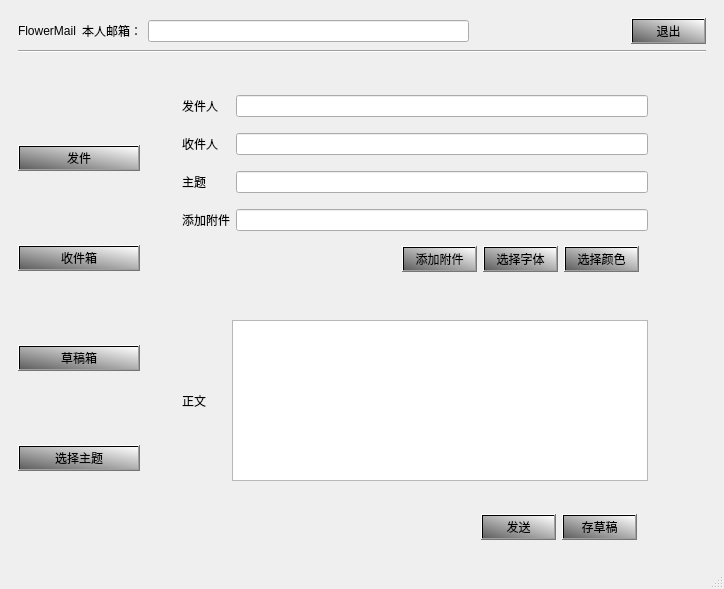
<?xml version="1.0" encoding="UTF-8"?>
<ui version="4.0">
 <class>SendMailPro</class>
 <widget class="QMainWindow" name="SendMailPro">
  <property name="windowModality">
   <enum>Qt::ApplicationModal</enum>
  </property>
  <property name="geometry">
   <rect>
    <x>0</x>
    <y>0</y>
    <width>724</width>
    <height>589</height>
   </rect>
  </property>
  <property name="windowTitle">
   <string>MainWindow</string>
  </property>
  <widget class="QWidget" name="centralwidget">
   <layout class="QGridLayout" name="gridLayout_4">
    <item row="1" column="0">
     <widget class="QWidget" name="widget_2" native="true">
      <property name="sizePolicy">
       <sizepolicy hsizetype="Fixed" vsizetype="Expanding">
        <horstretch>50</horstretch>
        <verstretch>50</verstretch>
       </sizepolicy>
      </property>
      <property name="minimumSize">
       <size>
        <width>140</width>
        <height>50</height>
       </size>
      </property>
      <layout class="QVBoxLayout" name="verticalLayout_2">
       <item>
        <widget class="QPushButton" name="sendButton">
         <property name="styleSheet">
          <string notr="true">background-color: qlineargradient(spread:reflect, x1:0, y1:1, x2:1, y2:0, stop:0 rgba(95, 95, 95, 255), stop:1 rgba(255, 255, 255, 255));
font: 12pt &quot;Arial&quot;;


</string>
         </property>
         <property name="text">
          <string>发件</string>
         </property>
        </widget>
       </item>
       <item>
        <widget class="QPushButton" name="getButton">
         <property name="styleSheet">
          <string notr="true">background-color: qlineargradient(spread:reflect, x1:0, y1:1, x2:1, y2:0, stop:0 rgba(95, 95, 95, 255), stop:1 rgba(255, 255, 255, 255));
font: 12pt &quot;Arial&quot;;


</string>
         </property>
         <property name="text">
          <string>收件箱</string>
         </property>
        </widget>
       </item>
       <item>
        <widget class="QPushButton" name="sketchButton">
         <property name="styleSheet">
          <string notr="true">background-color: qlineargradient(spread:reflect, x1:0, y1:1, x2:1, y2:0, stop:0 rgba(95, 95, 95, 255), stop:1 rgba(255, 255, 255, 255));
font: 12pt &quot;Arial&quot;;

</string>
         </property>
         <property name="text">
          <string>草稿箱</string>
         </property>
        </widget>
       </item>
       <item>
        <widget class="QPushButton" name="pushButton">
         <property name="styleSheet">
          <string notr="true">background-color: qlineargradient(spread:reflect, x1:0, y1:1, x2:1, y2:0, stop:0 rgba(95, 95, 95, 255), stop:1 rgba(255, 255, 255, 255));
font: 12pt &quot;Arial&quot;;

</string>
         </property>
         <property name="text">
          <string>选择主题</string>
         </property>
        </widget>
       </item>
      </layout>
     </widget>
    </item>
    <item row="0" column="0" colspan="3">
     <widget class="QWidget" name="widget_7" native="true">
      <property name="sizePolicy">
       <sizepolicy hsizetype="Expanding" vsizetype="Preferred">
        <horstretch>0</horstretch>
        <verstretch>0</verstretch>
       </sizepolicy>
      </property>
      <layout class="QGridLayout" name="gridLayout_9">
       <item row="0" column="4">
        <widget class="QPushButton" name="exitButton">
         <property name="styleSheet">
          <string notr="true">background-color: qlineargradient(spread:reflect, x1:0, y1:1, x2:1, y2:0, stop:0 rgba(95, 95, 95, 255), stop:1 rgba(255, 255, 255, 255));
font: 11pt &quot;Arial&quot;;

</string>
         </property>
         <property name="text">
          <string>退出</string>
         </property>
        </widget>
       </item>
       <item row="0" column="2">
        <widget class="QLineEdit" name="psendEdit"/>
       </item>
       <item row="0" column="0">
        <widget class="QLabel" name="label_8">
         <property name="styleSheet">
          <string notr="true">font: 14pt &quot;Arial&quot;;</string>
         </property>
         <property name="text">
          <string>FlowerMail</string>
         </property>
        </widget>
       </item>
       <item row="1" column="0" colspan="5">
        <widget class="Line" name="line">
         <property name="orientation">
          <enum>Qt::Horizontal</enum>
         </property>
        </widget>
       </item>
       <item row="0" column="1">
        <widget class="QLabel" name="label_6">
         <property name="styleSheet">
          <string notr="true">font: 12pt &quot;Arial&quot;;</string>
         </property>
         <property name="text">
          <string>本人邮箱：</string>
         </property>
        </widget>
       </item>
       <item row="0" column="3">
        <spacer name="horizontalSpacer_9">
         <property name="orientation">
          <enum>Qt::Horizontal</enum>
         </property>
         <property name="sizeType">
          <enum>QSizePolicy::Fixed</enum>
         </property>
         <property name="sizeHint" stdset="0">
          <size>
           <width>150</width>
           <height>20</height>
          </size>
         </property>
        </spacer>
       </item>
      </layout>
     </widget>
    </item>
    <item row="1" column="1" rowspan="2" colspan="2">
     <widget class="QStackedWidget" name="stackedWidget">
      <property name="sizePolicy">
       <sizepolicy hsizetype="Expanding" vsizetype="Expanding">
        <horstretch>0</horstretch>
        <verstretch>0</verstretch>
       </sizepolicy>
      </property>
      <property name="currentIndex">
       <number>0</number>
      </property>
      <widget class="QWidget" name="page">
       <layout class="QVBoxLayout" name="verticalLayout">
        <item>
         <widget class="QWidget" name="widget_6" native="true">
          <layout class="QGridLayout" name="gridLayout_3">
           <item row="1" column="0">
            <spacer name="verticalSpacer_4">
             <property name="orientation">
              <enum>Qt::Vertical</enum>
             </property>
             <property name="sizeType">
              <enum>QSizePolicy::Fixed</enum>
             </property>
             <property name="sizeHint" stdset="0">
              <size>
               <width>20</width>
               <height>15</height>
              </size>
             </property>
            </spacer>
           </item>
           <item row="0" column="1" rowspan="3">
            <spacer name="horizontalSpacer">
             <property name="orientation">
              <enum>Qt::Horizontal</enum>
             </property>
             <property name="sizeType">
              <enum>QSizePolicy::Fixed</enum>
             </property>
             <property name="sizeHint" stdset="0">
              <size>
               <width>40</width>
               <height>29</height>
              </size>
             </property>
            </spacer>
           </item>
           <item row="0" column="0">
            <widget class="QWidget" name="widget" native="true">
             <layout class="QGridLayout" name="gridLayout">
              <item row="0" column="0">
               <widget class="QLabel" name="label">
                <property name="styleSheet">
                 <string notr="true">font: 11pt &quot;Arial&quot;;
</string>
                </property>
                <property name="text">
                 <string>发件人 </string>
                </property>
               </widget>
              </item>
              <item row="0" column="1">
               <widget class="QLineEdit" name="sendEmail"/>
              </item>
              <item row="1" column="1">
               <spacer name="verticalSpacer">
                <property name="orientation">
                 <enum>Qt::Vertical</enum>
                </property>
                <property name="sizeType">
                 <enum>QSizePolicy::Fixed</enum>
                </property>
                <property name="sizeHint" stdset="0">
                 <size>
                  <width>20</width>
                  <height>10</height>
                 </size>
                </property>
               </spacer>
              </item>
              <item row="2" column="0">
               <widget class="QLabel" name="label_2">
                <property name="styleSheet">
                 <string notr="true">font: 11pt &quot;Arial&quot;;
</string>
                </property>
                <property name="text">
                 <string>收件人</string>
                </property>
               </widget>
              </item>
              <item row="2" column="1">
               <widget class="QLineEdit" name="receiveEmail"/>
              </item>
              <item row="3" column="1">
               <spacer name="verticalSpacer_2">
                <property name="orientation">
                 <enum>Qt::Vertical</enum>
                </property>
                <property name="sizeType">
                 <enum>QSizePolicy::Fixed</enum>
                </property>
                <property name="sizeHint" stdset="0">
                 <size>
                  <width>20</width>
                  <height>10</height>
                 </size>
                </property>
               </spacer>
              </item>
              <item row="4" column="0">
               <widget class="QLabel" name="label_3">
                <property name="styleSheet">
                 <string notr="true">font: 11pt &quot;Arial&quot;;
</string>
                </property>
                <property name="text">
                 <string>主题</string>
                </property>
               </widget>
              </item>
              <item row="4" column="1">
               <widget class="QLineEdit" name="Subject"/>
              </item>
              <item row="5" column="1">
               <spacer name="verticalSpacer_3">
                <property name="orientation">
                 <enum>Qt::Vertical</enum>
                </property>
                <property name="sizeType">
                 <enum>QSizePolicy::Fixed</enum>
                </property>
                <property name="sizeHint" stdset="0">
                 <size>
                  <width>20</width>
                  <height>10</height>
                 </size>
                </property>
               </spacer>
              </item>
              <item row="6" column="0">
               <widget class="QLabel" name="label_5">
                <property name="styleSheet">
                 <string notr="true">font: 11pt &quot;Arial&quot;;
</string>
                </property>
                <property name="text">
                 <string>添加附件</string>
                </property>
               </widget>
              </item>
              <item row="6" column="1">
               <widget class="QLineEdit" name="addAttachment"/>
              </item>
              <item row="7" column="0">
               <widget class="QWidget" name="widget_11" native="true"/>
              </item>
              <item row="7" column="1">
               <widget class="QWidget" name="widget_12" native="true">
                <layout class="QHBoxLayout" name="horizontalLayout_4">
                 <item>
                  <spacer name="horizontalSpacer_7">
                   <property name="orientation">
                    <enum>Qt::Horizontal</enum>
                   </property>
                   <property name="sizeHint" stdset="0">
                    <size>
                     <width>40</width>
                     <height>20</height>
                    </size>
                   </property>
                  </spacer>
                 </item>
                 <item>
                  <widget class="QPushButton" name="choosesizeButton_2">
                   <property name="styleSheet">
                    <string notr="true">background-color: qlineargradient(spread:reflect, x1:0, y1:1, x2:1, y2:0, stop:0 rgba(95, 95, 95, 255), stop:1 rgba(255, 255, 255, 255));
font: 11pt &quot;Arial&quot;;</string>
                   </property>
                   <property name="text">
                    <string>添加附件</string>
                   </property>
                  </widget>
                 </item>
                 <item>
                  <widget class="QPushButton" name="choosesizeButton">
                   <property name="styleSheet">
                    <string notr="true">background-color: qlineargradient(spread:reflect, x1:0, y1:1, x2:1, y2:0, stop:0 rgba(95, 95, 95, 255), stop:1 rgba(255, 255, 255, 255));
font: 11pt &quot;Arial&quot;;</string>
                   </property>
                   <property name="text">
                    <string>选择字体</string>
                   </property>
                  </widget>
                 </item>
                 <item>
                  <widget class="QPushButton" name="choosecolorButton">
                   <property name="styleSheet">
                    <string notr="true">background-color: qlineargradient(spread:reflect, x1:0, y1:1, x2:1, y2:0, stop:0 rgba(95, 95, 95, 255), stop:1 rgba(255, 255, 255, 255));
font: 11pt &quot;Arial&quot;;</string>
                   </property>
                   <property name="text">
                    <string>选择颜色</string>
                   </property>
                  </widget>
                 </item>
                </layout>
               </widget>
              </item>
             </layout>
            </widget>
           </item>
           <item row="2" column="0">
            <widget class="QWidget" name="widget_4" native="true">
             <layout class="QGridLayout" name="gridLayout_2">
              <item row="0" column="0">
               <widget class="QLabel" name="label_4">
                <property name="styleSheet">
                 <string notr="true">font: 12pt &quot;Arial&quot;;
</string>
                </property>
                <property name="text">
                 <string>正文      </string>
                </property>
               </widget>
              </item>
              <item row="0" column="1">
               <widget class="QTextEdit" name="textEdit"/>
              </item>
             </layout>
            </widget>
           </item>
          </layout>
         </widget>
        </item>
        <item>
         <widget class="QWidget" name="widget_10" native="true">
          <layout class="QHBoxLayout" name="horizontalLayout">
           <item>
            <spacer name="horizontalSpacer_2">
             <property name="orientation">
              <enum>Qt::Horizontal</enum>
             </property>
             <property name="sizeHint" stdset="0">
              <size>
               <width>40</width>
               <height>20</height>
              </size>
             </property>
            </spacer>
           </item>
           <item>
            <widget class="QPushButton" name="sendButton2">
             <property name="styleSheet">
              <string notr="true">background-color: qlineargradient(spread:reflect, x1:0, y1:1, x2:1, y2:0, stop:0 rgba(95, 95, 95, 255), stop:1 rgba(255, 255, 255, 255));
font: 11pt &quot;Arial&quot;;

</string>
             </property>
             <property name="text">
              <string>发送</string>
             </property>
            </widget>
           </item>
           <item>
            <widget class="QPushButton" name="savesketchButton">
             <property name="styleSheet">
              <string notr="true">background-color: qlineargradient(spread:reflect, x1:0, y1:1, x2:1, y2:0, stop:0 rgba(95, 95, 95, 255), stop:1 rgba(255, 255, 255, 255));
font: 11pt &quot;Arial&quot;;

</string>
             </property>
             <property name="text">
              <string>存草稿</string>
             </property>
            </widget>
           </item>
           <item>
            <spacer name="horizontalSpacer_3">
             <property name="orientation">
              <enum>Qt::Horizontal</enum>
             </property>
             <property name="sizeType">
              <enum>QSizePolicy::Fixed</enum>
             </property>
             <property name="sizeHint" stdset="0">
              <size>
               <width>60</width>
               <height>20</height>
              </size>
             </property>
            </spacer>
           </item>
          </layout>
         </widget>
        </item>
       </layout>
      </widget>
      <widget class="QWidget" name="page_3">
       <layout class="QGridLayout" name="gridLayout_8">
        <item row="0" column="0">
         <widget class="QWidget" name="widget_9" native="true">
          <layout class="QHBoxLayout" name="horizontalLayout_3">
           <item>
            <widget class="QPushButton" name="updateButton">
             <property name="styleSheet">
              <string notr="true">background-color: qlineargradient(spread:reflect, x1:0, y1:1, x2:1, y2:0, stop:0 rgba(95, 95, 95, 255), stop:1 rgba(255, 255, 255, 255));
font: 11pt &quot;Arial&quot;;</string>
             </property>
             <property name="text">
              <string>刷新</string>
             </property>
            </widget>
           </item>
           <item>
            <widget class="QPushButton" name="replyButton">
             <property name="styleSheet">
              <string notr="true">background-color: qlineargradient(spread:reflect, x1:0, y1:1, x2:1, y2:0, stop:0 rgba(95, 95, 95, 255), stop:1 rgba(255, 255, 255, 255));
font: 11pt &quot;Arial&quot;;</string>
             </property>
             <property name="text">
              <string>回复</string>
             </property>
            </widget>
           </item>
           <item>
            <widget class="QPushButton" name="transButton">
             <property name="styleSheet">
              <string notr="true">background-color: qlineargradient(spread:reflect, x1:0, y1:1, x2:1, y2:0, stop:0 rgba(95, 95, 95, 255), stop:1 rgba(255, 255, 255, 255));
font: 11pt &quot;Arial&quot;;</string>
             </property>
             <property name="text">
              <string>转发</string>
             </property>
            </widget>
           </item>
           <item>
            <widget class="QPushButton" name="deleteButton">
             <property name="styleSheet">
              <string notr="true">background-color: qlineargradient(spread:reflect, x1:0, y1:1, x2:1, y2:0, stop:0 rgba(95, 95, 95, 255), stop:1 rgba(255, 255, 255, 255));
font: 11pt &quot;Arial&quot;;</string>
             </property>
             <property name="text">
              <string>删除</string>
             </property>
            </widget>
           </item>
          </layout>
         </widget>
        </item>
        <item row="2" column="0">
         <widget class="QWidget" name="widget_8" native="true">
          <layout class="QVBoxLayout" name="verticalLayout_4">
           <item>
            <widget class="QTableWidget" name="tableInfo"/>
           </item>
          </layout>
         </widget>
        </item>
        <item row="1" column="0">
         <widget class="QWidget" name="widget_13" native="true">
          <layout class="QHBoxLayout" name="horizontalLayout_5">
           <item>
            <spacer name="horizontalSpacer_8">
             <property name="orientation">
              <enum>Qt::Horizontal</enum>
             </property>
             <property name="sizeHint" stdset="0">
              <size>
               <width>40</width>
               <height>20</height>
              </size>
             </property>
            </spacer>
           </item>
           <item>
            <widget class="QLineEdit" name="keywordEdit"/>
           </item>
           <item>
            <widget class="QPushButton" name="searchButton">
             <property name="styleSheet">
              <string notr="true">background-color: qlineargradient(spread:reflect, x1:0, y1:1, x2:1, y2:0, stop:0 rgba(95, 95, 95, 255), stop:1 rgba(255, 255, 255, 255));
font: 11pt &quot;Arial&quot;;</string>
             </property>
             <property name="text">
              <string>查找</string>
             </property>
            </widget>
           </item>
          </layout>
         </widget>
        </item>
       </layout>
      </widget>
      <widget class="QWidget" name="page_4">
       <layout class="QGridLayout" name="gridLayout_7">
        <item row="0" column="0">
         <widget class="QWidget" name="widget_5" native="true">
          <layout class="QHBoxLayout" name="horizontalLayout_2">
           <item>
            <widget class="QLineEdit" name="pathEdit"/>
           </item>
           <item>
            <widget class="QPushButton" name="selectSketch">
             <property name="styleSheet">
              <string notr="true">background-color: qlineargradient(spread:reflect, x1:0, y1:1, x2:1, y2:0, stop:0 rgba(95, 95, 95, 255), stop:1 rgba(255, 255, 255, 255));
font: 11pt &quot;Arial&quot;;</string>
             </property>
             <property name="text">
              <string>选择文件</string>
             </property>
            </widget>
           </item>
           <item>
            <widget class="QPushButton" name="saveSketch_2">
             <property name="styleSheet">
              <string notr="true">background-color: qlineargradient(spread:reflect, x1:0, y1:1, x2:1, y2:0, stop:0 rgba(95, 95, 95, 255), stop:1 rgba(255, 255, 255, 255));
font: 11pt &quot;Arial&quot;;</string>
             </property>
             <property name="text">
              <string>保存文件</string>
             </property>
            </widget>
           </item>
          </layout>
         </widget>
        </item>
        <item row="1" column="0">
         <widget class="QPlainTextEdit" name="sketchEdit"/>
        </item>
       </layout>
      </widget>
      <widget class="QWidget" name="page_2">
       <layout class="QGridLayout" name="gridLayout_6">
        <item row="0" column="2">
         <spacer name="horizontalSpacer_5">
          <property name="orientation">
           <enum>Qt::Horizontal</enum>
          </property>
          <property name="sizeType">
           <enum>QSizePolicy::Fixed</enum>
          </property>
          <property name="sizeHint" stdset="0">
           <size>
            <width>40</width>
            <height>20</height>
           </size>
          </property>
         </spacer>
        </item>
        <item row="0" column="1">
         <widget class="QWidget" name="widget_3" native="true">
          <layout class="QGridLayout" name="gridLayout_5">
           <item row="1" column="0">
            <widget class="QPushButton" name="gtkButton">
             <property name="styleSheet">
              <string notr="true">font: 87 12pt &quot;Arial Black&quot;;
background-color: qlineargradient(spread:pad, x1:0, y1:1, x2:1, y2:0, stop:0 rgba(59, 100, 151, 255), stop:1 rgba(255, 255, 255, 255));</string>
             </property>
             <property name="text">
              <string>grey</string>
             </property>
            </widget>
           </item>
           <item row="1" column="2">
            <widget class="QPushButton" name="windowxpButton">
             <property name="styleSheet">
              <string notr="true">font: 87 12pt &quot;Arial Black&quot;;
background-color: qlineargradient(spread:pad, x1:0, y1:1, x2:1, y2:0, stop:0 rgba(59, 100, 151, 255), stop:1 rgba(255, 255, 255, 255));</string>
             </property>
             <property name="text">
              <string>silver</string>
             </property>
            </widget>
           </item>
           <item row="0" column="2">
            <widget class="QPushButton" name="windowsButton">
             <property name="styleSheet">
              <string notr="true">font: 87 12pt &quot;Arial Black&quot;;
background-color: qlineargradient(spread:pad, x1:0, y1:1, x2:1, y2:0, stop:0 rgba(59, 100, 151, 255), stop:1 rgba(255, 255, 255, 255));</string>
             </property>
             <property name="text">
              <string>pink</string>
             </property>
            </widget>
           </item>
           <item row="0" column="1" rowspan="2">
            <spacer name="horizontalSpacer_4">
             <property name="orientation">
              <enum>Qt::Horizontal</enum>
             </property>
             <property name="sizeType">
              <enum>QSizePolicy::Fixed</enum>
             </property>
             <property name="sizeHint" stdset="0">
              <size>
               <width>50</width>
               <height>20</height>
              </size>
             </property>
            </spacer>
           </item>
           <item row="0" column="0">
            <widget class="QPushButton" name="fusionButton">
             <property name="styleSheet">
              <string notr="true">font: 87 12pt &quot;Arial Black&quot;;
background-color: qlineargradient(spread:pad, x1:0, y1:1, x2:1, y2:0, stop:0 rgba(59, 100, 151, 255), stop:1 rgba(255, 255, 255, 255));</string>
             </property>
             <property name="text">
              <string>skyblue</string>
             </property>
            </widget>
           </item>
          </layout>
         </widget>
        </item>
        <item row="0" column="0">
         <spacer name="horizontalSpacer_6">
          <property name="orientation">
           <enum>Qt::Horizontal</enum>
          </property>
          <property name="sizeType">
           <enum>QSizePolicy::Fixed</enum>
          </property>
          <property name="sizeHint" stdset="0">
           <size>
            <width>40</width>
            <height>20</height>
           </size>
          </property>
         </spacer>
        </item>
       </layout>
      </widget>
     </widget>
    </item>
   </layout>
  </widget>
  <widget class="QStatusBar" name="statusbar"/>
 </widget>
 <resources/>
 <connections/>
</ui>
